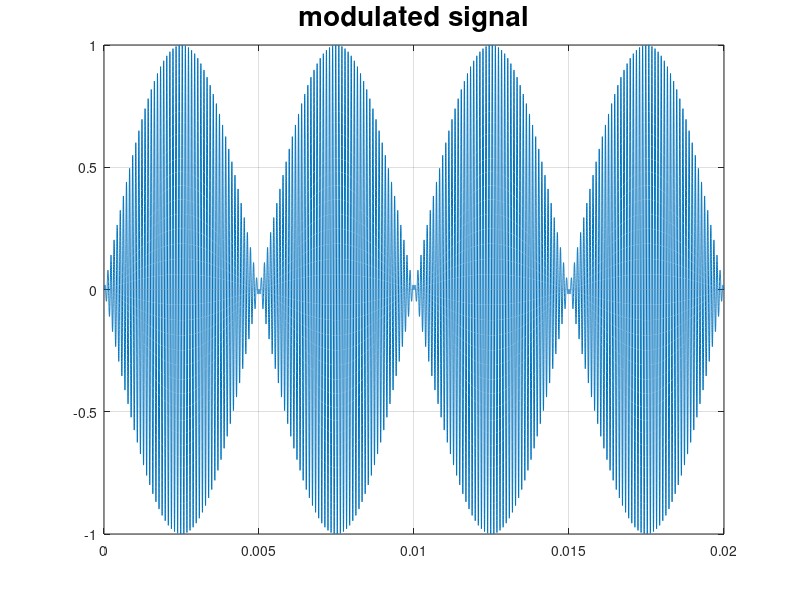
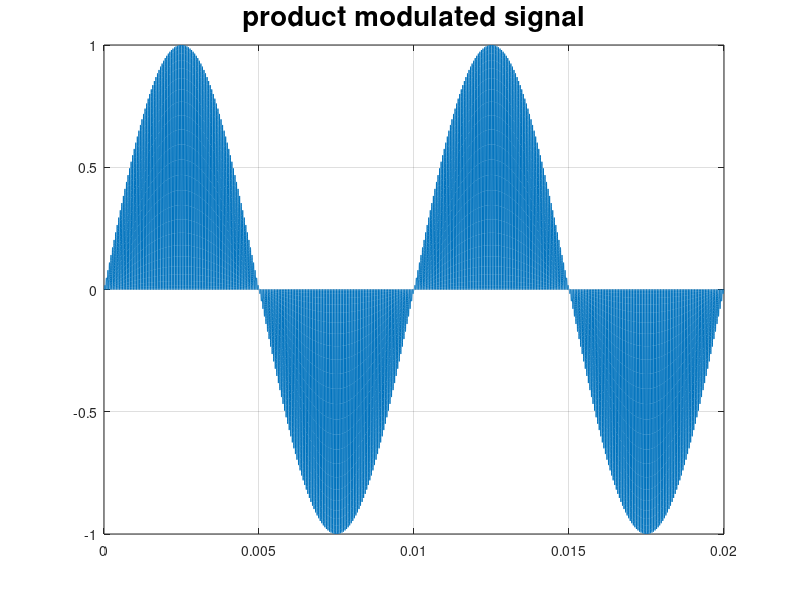
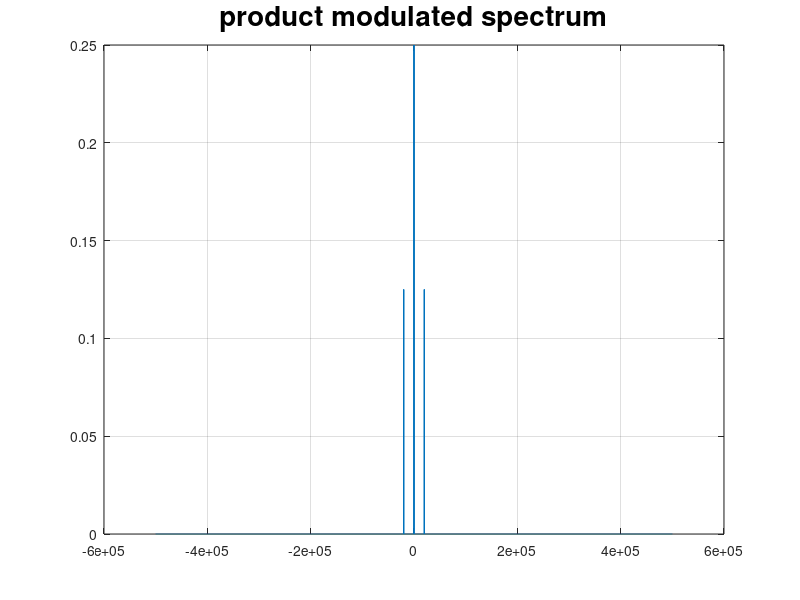
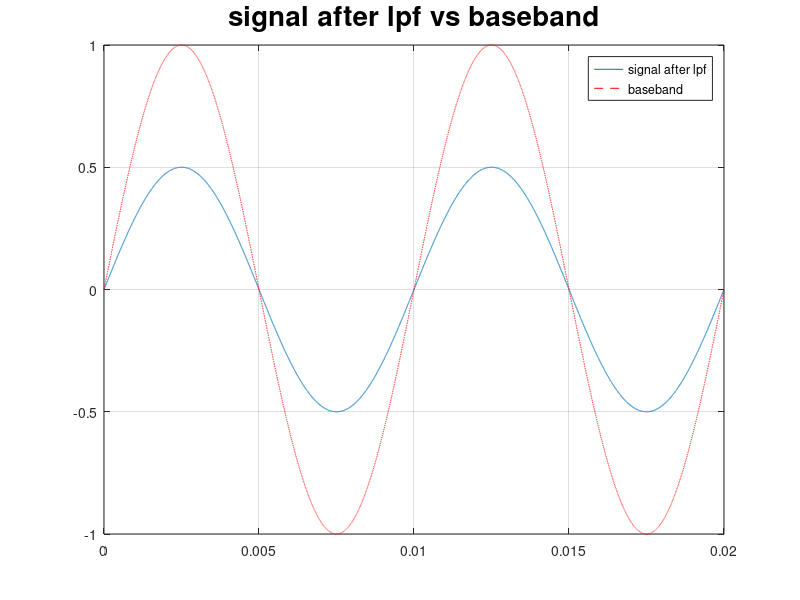

These figures' MATLAB source, in order:
#given vars
fc = 10e3;
fm = 100;

#scaling time domain 
dt = 0.000001;
N  = 20e3; 
t  = [0:dt:(N-1)*dt];

#plotting modulatied signal
m = sin(2*pi*fm*t);
c = sin(2*pi*fc*t);
s = m .* c;
figure(1);
plot(t,s);grid on;
title("modulated signal" , "fontsize",20);

#plotting signal after product modulator
pm = s .* c;
figure(2);
plot(t,pm);grid on;
title("product modulated signal" , "fontsize",20);

#scaling frequency domain
fs = 1 / dt;
df = 1 / (N*dt);
f  = [-0.5*fs:df:0.5*fs-df];

#plotting spectrum after product modulator
ffpm = fft(pm);
ffpms = fftshift(ffpm)/N;
figure(3);
plot(f,abs(ffpms));grid on;
title("product modulated spectrum" , "fontsize",20);

#plotting spectrum after lpf
H = zeros(1, length(f));
H(length(f)/2-200:length(f)/2+200)=ones(1,401);
figure(4);
lpf_ffpms = ffpms.*H;
plot(f,abs(lpf_ffpms));grid on;
title("spectrum after lpf" , "fontsize",20);

#plotting signal after lpf vs baseband
lpf_ffpm = ifftshift(lpf_ffpms*N);
lpf_pm   = ifft(lpf_ffpm);
figure(4);
plot(t,lpf_pm);grid on;
hold on
plot(t,m,"--r");
hold off
title("signal after lpf vs baseband" , "fontsize",20);
legend("signal after lpf","baseband");